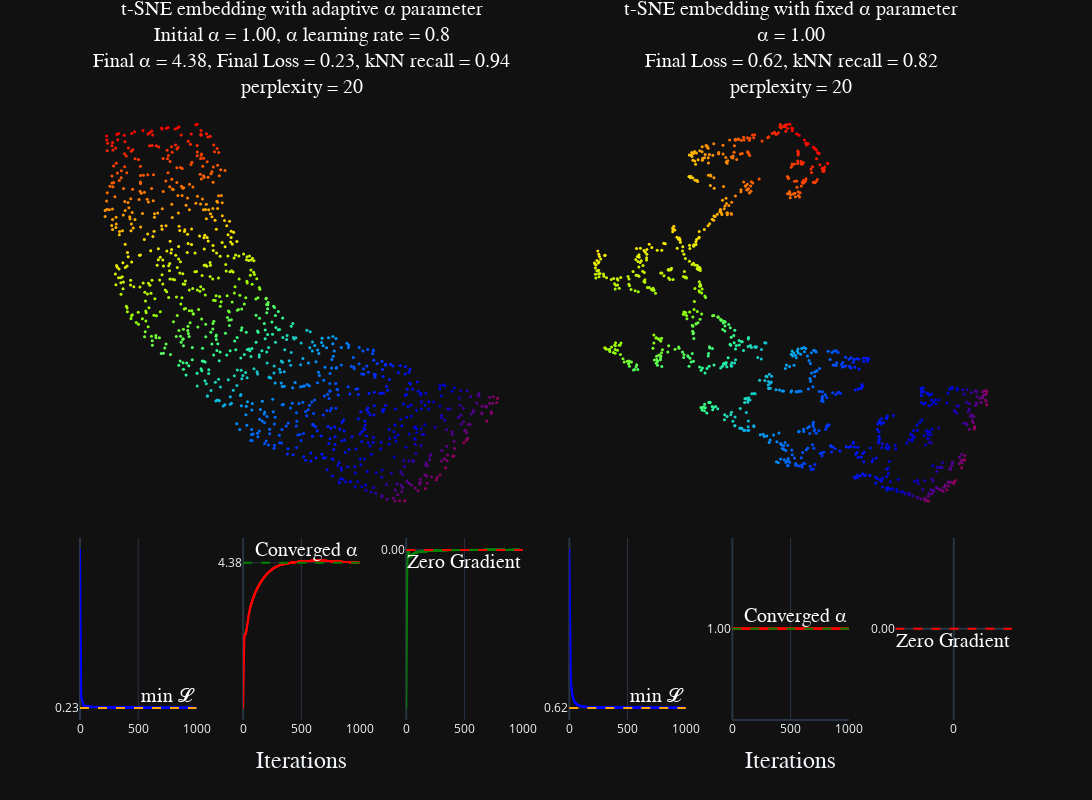

Source (notebook cell):
### Code cell
plot_side_by_side(
    optsne_optimized,
    optsne_not_optimized,
    labels=swiss_5k.labels,
    additional_title_1="perplexity = 20",
    additional_title_2="perplexity = 20",
)

### Figure 1 — Plotly figure (JSON) as saved in the notebook; plotly's stock layout.template omitted (floating-point values rounded to 4 significant figures; data arrays with more than 128 entries replaced by an {"elided": "..."} marker saying what was removed)
{"data": [{"marker": {"color": {"elided": "1000 float values"}, "colorscale": [[0, "rgb(150,0,90)"], [0.125, "rgb(0,0,200)"], [0.25, "rgb(0,25,255)"], [0.375, "rgb(0,152,255)"], [0.5, "rgb(44,255,150)"], [0.625, "rgb(151,255,0)"], [0.75, "rgb(255,234,0)"], [0.875, "rgb(255,111,0)"], [1, "rgb(255,0,0)"]], "showscale": false, "size": 3}, "mode": "markers", "name": "t-SNE Embedding: Swiss Roll (5000)", "type": "scatter", "x": {"elided": "1000 float values"}, "xaxis": "x", "y": {"elided": "1000 float values"}, "yaxis": "y"}, {"line": {"color": "blue"}, "marker": {"color": "blue", "size": 2}, "mode": "markers+lines", "name": "min 𝓛", "type": "scatter", "x": {"elided": "1000 int values"}, "xaxis": "x3", "y": {"elided": "1000 float values"}, "yaxis": "y3"}, {"line": {"color": "red"}, "marker": {"color": "red", "size": 2}, "mode": "markers+lines", "name": "Converged α", "type": "scatter", "x": {"elided": "1000 int values"}, "xaxis": "x4", "y": {"elided": "1000 float values"}, "yaxis": "y4"}, {"line": {"color": "green"}, "marker": {"color": "green", "size": 2}, "mode": "markers+lines", "name": "Zero Gradient", "type": "scatter", "x": {"elided": "1000 int values"}, "xaxis": "x5", "y": {"elided": "1000 float values"}, "yaxis": "y5"}, {"marker": {"color": {"elided": "1000 float values"}, "colorscale": [[0, "rgb(150,0,90)"], [0.125, "rgb(0,0,200)"], [0.25, "rgb(0,25,255)"], [0.375, "rgb(0,152,255)"], [0.5, "rgb(44,255,150)"], [0.625, "rgb(151,255,0)"], [0.75, "rgb(255,234,0)"], [0.875, "rgb(255,111,0)"], [1, "rgb(255,0,0)"]], "showscale": false, "size": 3}, "mode": "markers", "name": "t-SNE Embedding: Swiss Roll (5000)", "type": "scatter", "x": {"elided": "1000 float values"}, "xaxis": "x2", "y": {"elided": "1000 float values"}, "yaxis": "y2"}, {"line": {"color": "blue"}, "marker": {"color": "blue", "size": 2}, "mode": "markers+lines", "name": "min 𝓛", "type": "scatter", "x": {"elided": "1000 int values"}, "xaxis": "x6", "y": {"elided": "1000 float values"}, "yaxis": "y6"}, {"line": {"color": "red"}, "marker": {"color": "red", "size": 2}, "mode": "markers+lines", "name": "Converged α", "type": "scatter", "x": {"elided": "1000 int values"}, "xaxis": "x7", "y": {"elided": "1000 int values"}, "yaxis": "y7"}, {"line": {"color": "green"}, "marker": {"color": "green", "size": 2}, "mode": "markers+lines", "name": "Zero Gradient", "type": "scatter", "x": [], "xaxis": "x8", "y": [], "yaxis": "y8"}], "layout": {"annotations": [{"font": {"color": "white", "family": "Courier New, monospace", "size": 20}, "showarrow": false, "text": "t-SNE embedding with adaptive α parameter<br>Initial α = 1.00, α learning rate = 0.8<br>Final α = 4.38, Final Loss = 0.23, kNN recall = 0.94<br>perplexity = 20", "x": 0.2375, "xanchor": "center", "xref": "paper", "y": 1, "yanchor": "bottom", "yref": "paper"}, {"font": {"color": "white", "family": "Courier New, monospace", "size": 20}, "showarrow": false, "text": "t-SNE embedding with fixed α parameter<br>α = 1.00<br>Final Loss = 0.62, kNN recall = 0.82<br>perplexity = 20", "x": 0.7625, "xanchor": "center", "xref": "paper", "y": 1, "yanchor": "bottom", "yref": "paper"}, {"font": {"color": "white", "family": "Courier New, monospace", "size": 20}, "showarrow": false, "text": "min 𝓛", "x": 1, "xanchor": "right", "xref": "x3 domain", "y": 0.2299, "yanchor": "bottom", "yref": "y3"}, {"font": {"color": "white", "family": "Courier New, monospace", "size": 20}, "showarrow": false, "text": "Converged α", "x": 1, "xanchor": "right", "xref": "x4 domain", "y": 4.384, "yanchor": "bottom", "yref": "y4"}, {"font": {"color": "white", "family": "Courier New, monospace", "size": 20}, "showarrow": false, "text": "Zero Gradient", "x": 1, "xanchor": "right", "xref": "x5 domain", "y": 0, "yanchor": "top", "yref": "y5"}, {"font": {"color": "white", "family": "Courier New, monospace", "size": 20}, "showarrow": false, "text": "min 𝓛", "x": 1, "xanchor": "right", "xref": "x6 domain", "y": 0.6168, "yanchor": "bottom", "yref": "y6"}, {"font": {"color": "white", "family": "Courier New, monospace", "size": 20}, "showarrow": false, "text": "Converged α", "x": 1, "xanchor": "right", "xref": "x7 domain", "y": 1, "yanchor": "bottom", "yref": "y7"}, {"font": {"color": "white", "family": "Courier New, monospace", "size": 20}, "showarrow": false, "text": "Zero Gradient", "x": 1, "xanchor": "right", "xref": "x8 domain", "y": 0, "yanchor": "top", "yref": "y8"}], "height": 800, "shapes": [{"line": {"color": "orange", "dash": "dash"}, "type": "line", "x0": 0, "x1": 1, "xref": "x3 domain", "y0": 0.2299, "y1": 0.2299, "yref": "y3"}, {"line": {"color": "green", "dash": "dash"}, "type": "line", "x0": 0, "x1": 1, "xref": "x4 domain", "y0": 4.384, "y1": 4.384, "yref": "y4"}, {"line": {"color": "red", "dash": "dash"}, "type": "line", "x0": 0, "x1": 1, "xref": "x5 domain", "y0": 0, "y1": 0, "yref": "y5"}, {"line": {"color": "orange", "dash": "dash"}, "type": "line", "x0": 0, "x1": 1, "xref": "x6 domain", "y0": 0.6168, "y1": 0.6168, "yref": "y6"}, {"line": {"color": "green", "dash": "dash"}, "type": "line", "x0": 0, "x1": 1, "xref": "x7 domain", "y0": 1, "y1": 1, "yref": "y7"}, {"line": {"color": "red", "dash": "dash"}, "type": "line", "x0": 0, "x1": 1, "xref": "x8 domain", "y0": 0, "y1": 0, "yref": "y8"}], "showlegend": false, "title": {"font": {"color": "white", "family": "Courier New, monospace", "size": 20}, "text": "", "x": 0.5, "y": 0.99, "yanchor": "top"}, "width": 1600, "xaxis": {"anchor": "y", "domain": [0, 0.475], "showgrid": false, "showticklabels": false, "zeroline": false}, "xaxis2": {"anchor": "y2", "domain": [0.525, 1], "showgrid": false, "showticklabels": false, "zeroline": false}, "xaxis3": {"anchor": "y3", "domain": [0, 0.125], "range": [0, 1000], "ticktext": ["0", "500", "1000"], "tickvals": [0, 500, 1000], "title": {}}, "xaxis4": {"anchor": "y4", "domain": [0.175, 0.3], "range": [0, 1000], "ticktext": ["0", "500", "1000"], "tickvals": [0, 500, 1000], "title": {"font": {"family": "Courier New, monospace", "size": 24}, "text": "Iterations"}}, "xaxis5": {"anchor": "y5", "domain": [0.35, 0.475], "range": [0, 1000], "ticktext": ["0", "500", "1000"], "tickvals": [0, 500, 1000], "title": {}}, "xaxis6": {"anchor": "y6", "domain": [0.525, 0.65], "range": [0, 1000], "ticktext": ["0", "500", "1000"], "tickvals": [0, 500, 1000], "title": {}}, "xaxis7": {"anchor": "y7", "domain": [0.7, 0.825], "range": [0, 1000], "ticktext": ["0", "500", "1000"], "tickvals": [0, 500, 1000], "title": {"font": {"family": "Courier New, monospace", "size": 24}, "text": "Iterations"}}, "xaxis8": {"anchor": "y8", "domain": [0.875, 1], "range": [0, 0], "ticktext": ["0", "500", "1000"], "tickvals": [0, 500, 1000], "title": {}}, "yaxis": {"anchor": "x", "domain": [0.314, 1], "showgrid": false, "showticklabels": false, "zeroline": false}, "yaxis2": {"anchor": "x2", "domain": [0.314, 1], "showgrid": false, "showticklabels": false, "zeroline": false}, "yaxis3": {"anchor": "x3", "domain": [0, 0.294], "ticktext": ["0.23"], "tickvals": [0.2299]}, "yaxis4": {"anchor": "x4", "domain": [0, 0.294], "ticktext": ["4.38"], "tickvals": [4.384]}, "yaxis5": {"anchor": "x5", "domain": [0, 0.294], "ticktext": ["0.00"], "tickvals": [0]}, "yaxis6": {"anchor": "x6", "domain": [0, 0.294], "ticktext": ["0.62"], "tickvals": [0.6168]}, "yaxis7": {"anchor": "x7", "domain": [0, 0.294], "ticktext": ["1.00"], "tickvals": [1]}, "yaxis8": {"anchor": "x8", "domain": [0, 0.294], "ticktext": ["0.00"], "tickvals": [0]}}}
